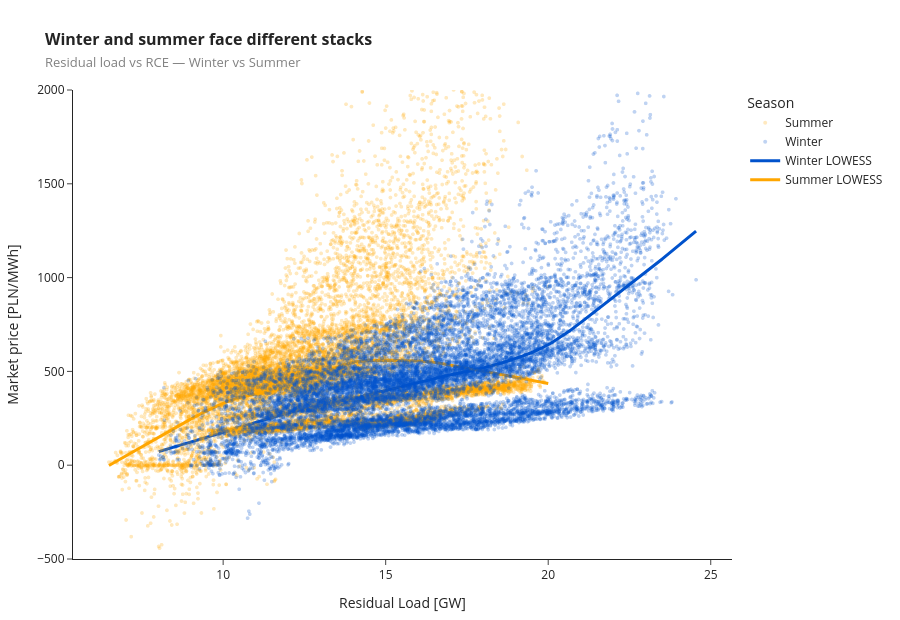

Source (notebook cell):
### Markdown cell above
## Figure 2 — Seasonal view (Winter vs Summer)

Same scatter restricted to Winter and Summer with per-season LOWESS curves overlaid. The
winter range extends further to the right (heating); the summer curve sits visibly above
winter at equivalent residual loads.

### Code cell
df_ws = df[df["season"].isin(["Winter", "Summer"])].copy()
season_colors = {"Winter": "#0052CC", "Summer": "#FFA600"}

sample = df_ws.sample(min(len(df_ws), 30000), random_state=0)
fig2 = px.scatter(
    sample,
    x="residual_load_gw",
    y="rce",
    color="season",
    color_discrete_map=season_colors,
    labels={
        "residual_load_gw": "Residual Load [GW]",
        "rce": "Market price [PLN/MWh]",
        "season": "Season",
    },
)
fig2.update_traces(mode="markers", marker=dict(size=4, opacity=0.25))

for s in ["Winter", "Summer"]:
    sub = df_ws[df_ws["season"] == s]
    ex, ey, _ = lowess_smooth(
        sub["residual_load_gw"].values, sub["rce"].values, frac=0.3
    )
    if ex is not None:
        fig2.add_trace(
            go.Scatter(
                x=ex,
                y=ey,
                mode="lines",
                line=dict(color=season_colors[s], width=3),
                name=f"{s} LOWESS",
                showlegend=True,
            )
        )

fig2.update_layout(
    title=dict(
        text=(
            "<span style='font-size:16px;font-weight:bold'>Winter and summer face different stacks</span>"
            "<br><span style='font-size:13px;color:gray'>Residual load vs RCE — Winter vs Summer</span>"
        )
    ),
    template="simple_white",
    plot_bgcolor="#ffffff",
    paper_bgcolor="#ffffff",
    height=620,
    margin=dict(t=90, b=60, l=60, r=20),
)
fig2.update_yaxes(range=[-500, 2000])
fig2.show()

for s in ["Winter", "Summer"]:
    sub = df[df["season"] == s]
    print(
        f"{s}: residual P01–P99 = "
        f'[{sub["residual_load_gw"].quantile(0.01):.1f}, '
        f'{sub["residual_load_gw"].quantile(0.99):.1f}] GW, '
        f'% hours ≤ 0: {(sub["rce"] <= 0).mean()*100:.2f}%, '
        f'median price: {sub["rce"].median():.1f}'
    )

### Figure 1 — Plotly figure (JSON) as saved in the notebook; plotly's stock layout.template omitted (floating-point values rounded to 4 significant figures; data arrays with more than 128 entries replaced by an {"elided": "..."} marker saying what was removed)
{"data": [{"hovertemplate": "Season=Summer<br>Residual Load [GW]=%{x}<br>Market price [PLN/MWh]=%{y}<extra></extra>", "legendgroup": "Summer", "marker": {"color": "#FFA600", "opacity": 0.25, "size": 4, "symbol": "circle"}, "mode": "markers", "name": "Summer", "showlegend": true, "type": "scattergl", "x": {"elided": "13224 float values"}, "xaxis": "x", "y": {"elided": "13224 float values"}, "yaxis": "y"}, {"hovertemplate": "Season=Winter<br>Residual Load [GW]=%{x}<br>Market price [PLN/MWh]=%{y}<extra></extra>", "legendgroup": "Winter", "marker": {"color": "#0052CC", "opacity": 0.25, "size": 4, "symbol": "circle"}, "mode": "markers", "name": "Winter", "showlegend": true, "type": "scattergl", "x": {"elided": "13008 float values"}, "xaxis": "x", "y": {"elided": "13008 float values"}, "yaxis": "y"}, {"line": {"color": "#0052CC", "width": 3}, "mode": "lines", "name": "Winter LOWESS", "showlegend": true, "type": "scatter", "x": {"elided": "13008 float values"}, "y": {"elided": "13008 float values"}}, {"line": {"color": "#FFA600", "width": 3}, "mode": "lines", "name": "Summer LOWESS", "showlegend": true, "type": "scatter", "x": {"elided": "13224 float values"}, "y": {"elided": "13224 float values"}}], "layout": {"height": 620, "legend": {"title": {"text": "Season"}, "tracegroupgap": 0}, "margin": {"b": 60, "l": 60, "r": 20, "t": 90}, "paper_bgcolor": "#ffffff", "plot_bgcolor": "#ffffff", "title": {"text": "<span style='font-size:16px;font-weight:bold'>Winter and summer face different stacks</span><br><span style='font-size:13px;color:gray'>Residual load vs RCE — Winter vs Summer</span>"}, "xaxis": {"anchor": "y", "domain": [0, 1], "title": {"text": "Residual Load [GW]"}}, "yaxis": {"anchor": "x", "domain": [0, 1], "range": [-500, 2000], "title": {"text": "Market price [PLN/MWh]"}}}}
